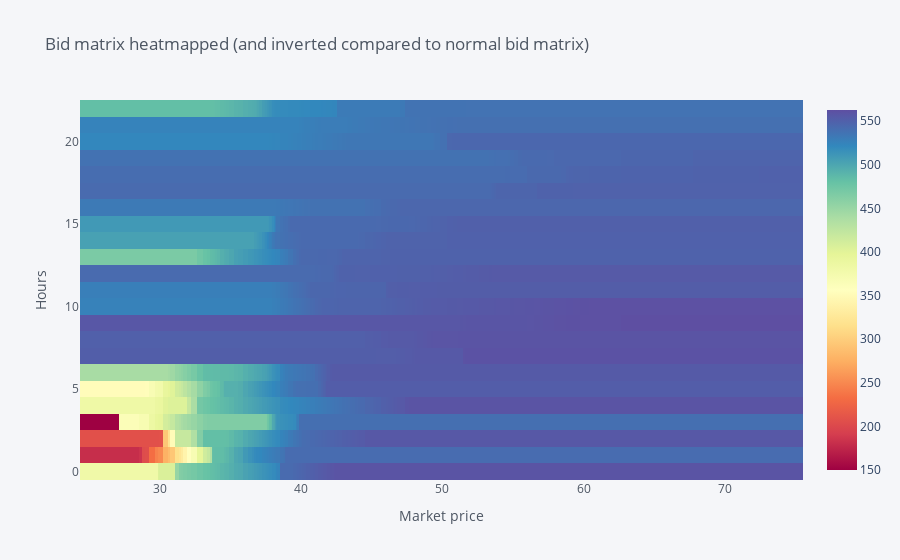

Notebook cell for this chart:
### Markdown cell above
When we are satisfied with a data structure that fulfill our needs, we can either print it or plot it to review it

### Code cell
# Plotting bid matrices with different properties
bid_matrix.iplot(kind='heatmap', colorscale='spectral',title="Bid matrix heatmapped (and inverted compared to normal bid matrix)",xaxis_title ="Market price", yaxis_title="Hours")

### Figure 1 — Plotly figure (JSON) as saved in the notebook; plotly's stock layout.template omitted (floating-point values rounded to 4 significant figures; data arrays with more than 128 entries replaced by an {"elided": "..."} marker saying what was removed)
{"data": [{"colorscale": [[0, "rgb(158,1,66)"], [0.1, "rgb(213,62,79)"], [0.2, "rgb(244,109,67)"], [0.3, "rgb(253,174,97)"], [0.4, "rgb(254,224,139)"], [0.5, "rgb(255,255,191)"], [0.6, "rgb(230,245,152)"], [0.7, "rgb(171,221,164)"], [0.8, "rgb(102,194,165)"], [0.9, "rgb(50,136,189)"], [1, "rgb(94,79,162)"]], "type": "heatmap", "x": {"elided": "230 float values"}, "y": [0, 1, 2, 3, 4, 5, 6, 7, 8, 9, 10, 11, 12, 13, 14, 15, 16, 17, 18, 19, 20, 21, 22], "z": {"elided": "23x230 float values"}, "zmax": 562.9, "zmin": 149.9}], "layout": {"autosize": true, "legend": {"bgcolor": "#F5F6F9", "font": {"color": "#4D5663"}}, "paper_bgcolor": "#F5F6F9", "plot_bgcolor": "#F5F6F9", "title": {"font": {"color": "#4D5663"}, "text": "Bid matrix heatmapped (and inverted compared to normal bid matrix)"}, "xaxis": {"autorange": true, "gridcolor": "#E1E5ED", "range": [24.37, 75.52], "showgrid": true, "tickfont": {"color": "#4D5663"}, "title": {"font": {"color": "#4D5663"}, "text": "Market price"}, "type": "linear", "zerolinecolor": "#E1E5ED"}, "yaxis": {"autorange": true, "gridcolor": "#E1E5ED", "range": [-0.5, 22.5], "showgrid": true, "tickfont": {"color": "#4D5663"}, "title": {"font": {"color": "#4D5663"}, "text": "Hours"}, "type": "linear", "zerolinecolor": "#E1E5ED"}}}
